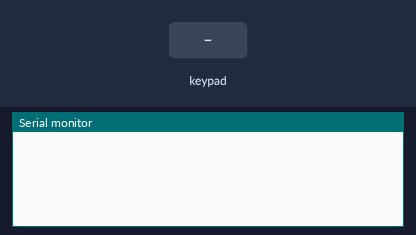
Recording of a sketch running on a simulated ESP32. Parts: the last lines printed to the serial monitor. Inputs (shaded band) come from the test bench.

Above: at 1.2 s.
1.3 s: key '1' pressed
At 2.5 s:
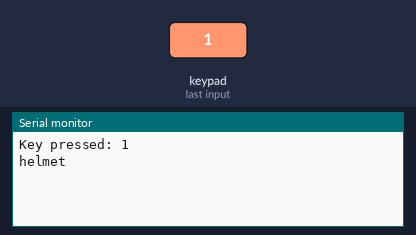
2.8 s: keypad keys 1 3 1 2 1 4 2 7 pressed 0.4 s apart
At 7.0 s:
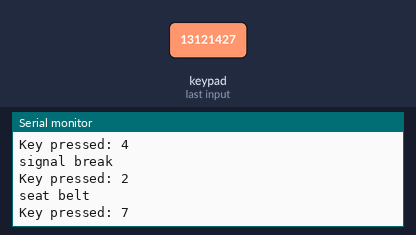
7.5 s: key 'A' pressed
At 8.6 s:
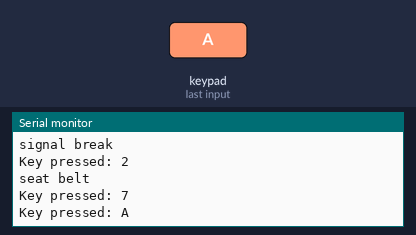
9.0 s: keypad keys 1 3 1 2 1 4 2 7 # pressed 0.4 s apart
At 13.2 s:
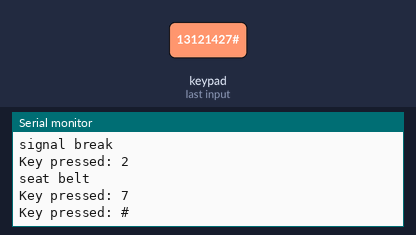
14.1 s: key 'B' pressed
At 14.7 s:
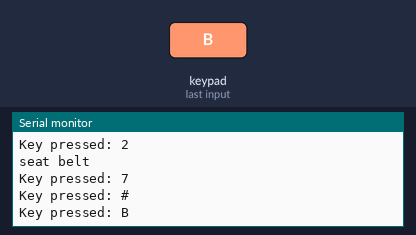
15.6 s: keypad keys 1 3 1 2 1 4 2 7 * pressed 0.4 s apart
At 19.3 s:
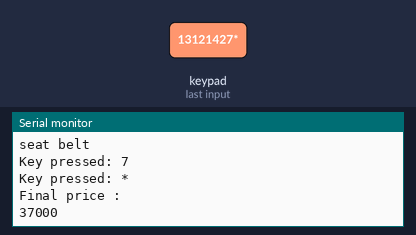
Timing chart, 0 to 20.8 s (numbered marks = the images above; inputs shaded):
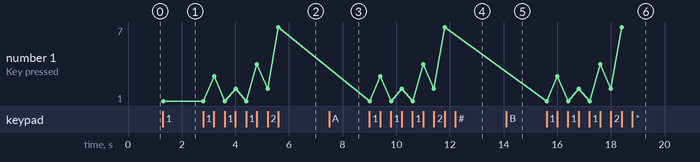

Measured:
- after the input at 1.3 s, the serial monitor: prints a new line at once (image 1)
- after the input at 2.8 s, the serial monitor: prints a new line after 0.41 s (image 2)
- after the input at 7.5 s, the serial monitor: prints a new line at once (image 3)
- after the input at 9.0 s, the serial monitor: prints a new line at once (image 4)
- after the input at 14.1 s, the serial monitor: prints a new line at once (image 5)
- after the input at 15.6 s, the serial monitor: prints a new line at once (image 6)
- plotted number 1: 1 → 7 after the input at 2.8 s

The sketch:

keypad.ino
```cpp
#include <Keypad.h>
#include <LiquidCrystal.h>
//LiquidCrystal lcd(12, 11, A0, A1, A2, A3);

const byte n_rows = 4;
const byte n_cols = 4;
 int x=0;
char keys[n_rows][n_cols] = {
  {'1','2','3','A'},
  {'4','5','6','B'},
  {'7','8','9','C'},
  {'*','0','#','D'}
};

byte colPins[n_rows] = {13,12,14,27};
byte rowPins[n_cols] = {36,39,35,34};

Keypad myKeypad = Keypad( makeKeymap(keys), rowPins, colPins, n_rows, n_cols);

void setup(){
  Serial.begin(115200);
//    lcd.begin(16, 2);
//lcd.print("hello");
}

void loop(){
  char myKey = myKeypad.getKey();

  if (myKey != NULL)
  {
    Serial.print("Key pressed: ");
    Serial.println(myKey);

if(myKey == '1')
{    Serial.println("helmet");
     x=x+1000;
//     lcd.setCursor(0, 1);
//     lcd.clear();
//     lcd.print("helmet");

  }
else if(myKey == '2')
{    Serial.println("seat belt");
     x=x+1000;
//     lcd.setCursor(0, 1);
//     lcd.clear();
//     lcd.print("seat belt");
  }
else if(myKey == '3')
{    Serial.println("over speeding");
     x=x+5000;
//     lcd.setCursor(0, 1);
//     lcd.clear();
//     lcd.print("over speeding");
  }
else if(myKey == '4')
{    Serial.println("signal break");
     x=x+2000;
//     lcd.setCursor(0, 1);
//     lcd.clear();
//     lcd.print("signal break");
  }
else if(myKey == '*')
   {Serial.println("Final price :");
   Serial.println(x);
//   lcd.setCursor(0, 1);
//   lcd.clear();
//     lcd.print("Final price:");
//        lcd.println(x);

   }
  }
}
```
